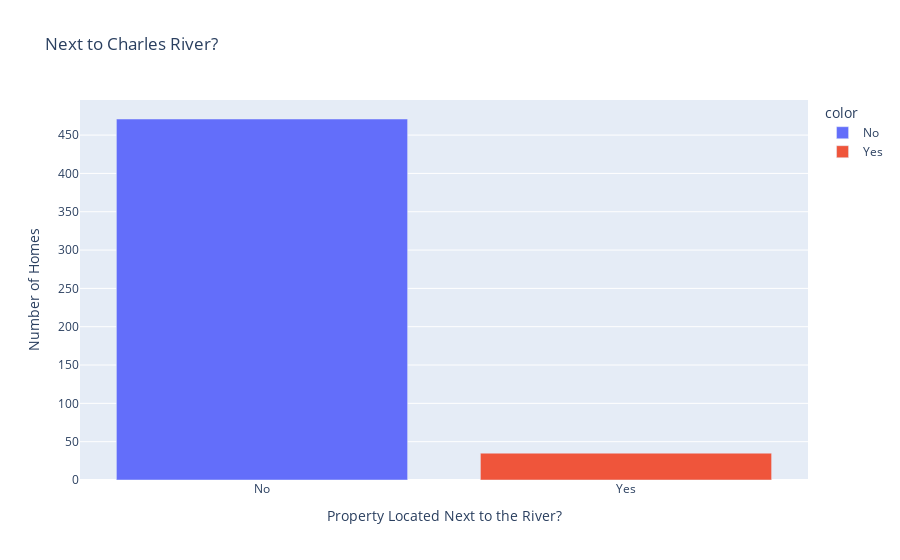

The code cell stored with this chart in its notebook:
### Markdown cell above
#### Next to the River? ⛵️

**Challenge**

Create a bar chart with plotly for CHAS to show many more homes are away from the river versus next to it. The bar chart should look something like this:

<img src=https://i.imgur.com/AHwoQ6l.png height=350>

You can make your life easier by providing a list of values for the x-axis (e.g., `x=['No', 'Yes']`)

### Code cell
print(data.CHAS.value_counts())
chas_fig = px.bar(x=['No', 'Yes'], y=data.CHAS.value_counts(),
                  color=['No', 'Yes'], title='Next to Charles River?')
chas_fig.update_layout(xaxis_title='Property Located Next to the River?',
                       yaxis_title='Number of Homes')
chas_fig.show()

### Figure 1 — Plotly figure (JSON) as saved in the notebook; plotly's stock layout.template omitted (floating-point values rounded to 4 significant figures)
{"data": [{"alignmentgroup": "True", "hovertemplate": "color=No<br>x=%{x}<br>y=%{y}<extra></extra>", "legendgroup": "No", "marker": {"color": "#636efa", "pattern": {"shape": ""}}, "name": "No", "offsetgroup": "No", "orientation": "v", "showlegend": true, "textposition": "auto", "type": "bar", "x": ["No"], "xaxis": "x", "y": [471], "yaxis": "y"}, {"alignmentgroup": "True", "hovertemplate": "color=Yes<br>x=%{x}<br>y=%{y}<extra></extra>", "legendgroup": "Yes", "marker": {"color": "#EF553B", "pattern": {"shape": ""}}, "name": "Yes", "offsetgroup": "Yes", "orientation": "v", "showlegend": true, "textposition": "auto", "type": "bar", "x": ["Yes"], "xaxis": "x", "y": [35], "yaxis": "y"}], "layout": {"barmode": "relative", "legend": {"title": {"text": "color"}, "tracegroupgap": 0}, "title": {"text": "Next to Charles River?"}, "xaxis": {"anchor": "y", "domain": [0, 1], "title": {"text": "Property Located Next to the River?"}}, "yaxis": {"anchor": "x", "domain": [0, 1], "title": {"text": "Number of Homes"}}}}
